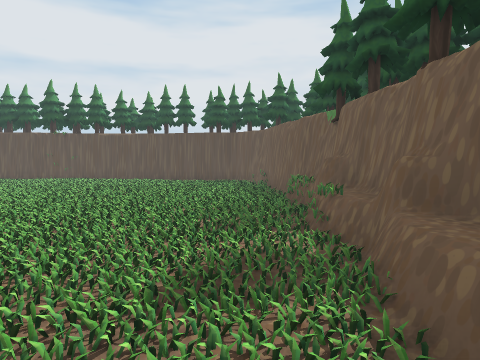
View 1 (above)

16 first-person views from a walk through a Unity game level. The camera is 1.4 m above the floor, tilts 4° down and sees 75° across. The floor is counted in squares, 1 m on a side. Each view is taken from the middle of a square. On the plan, view 1 faces up. The plan holds only what a view shows up to about 14 squares ahead; the rest is blank. The place goes on beyond the plan.

View 2
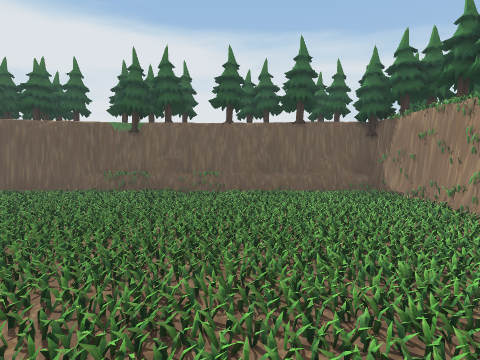

View 3
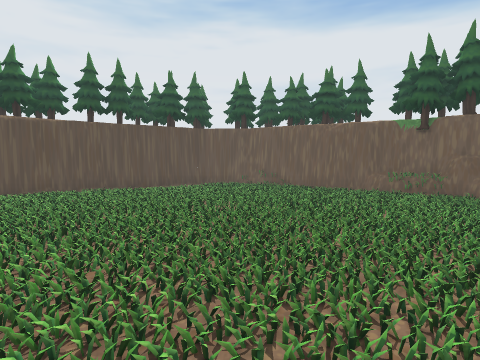

View 4
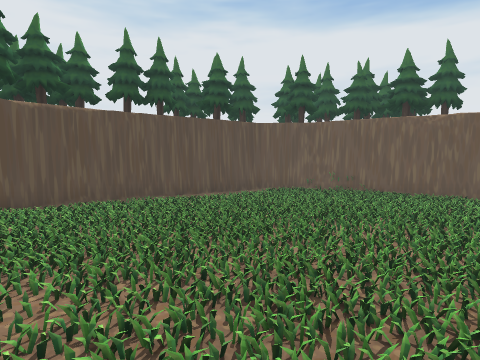

View 5
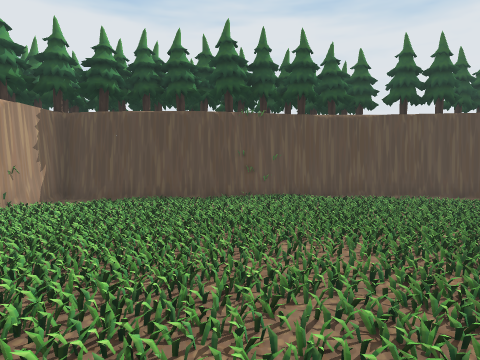

View 6
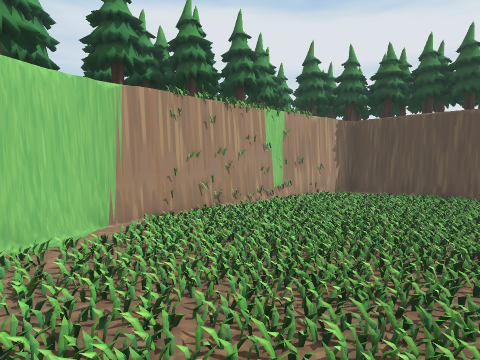

View 7
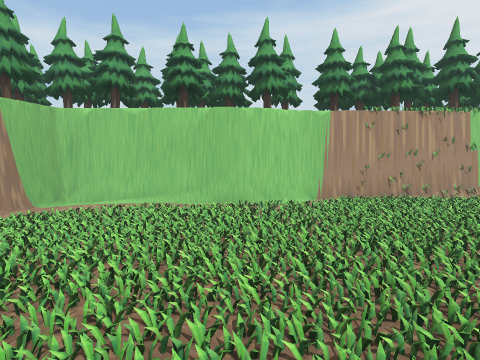

View 8
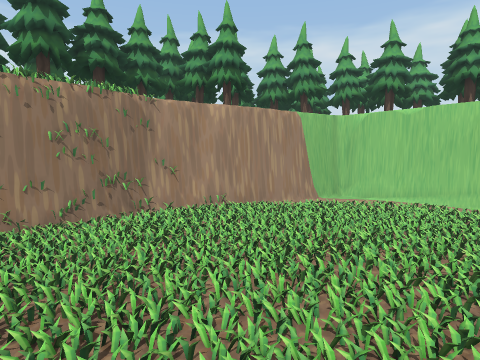

View 9
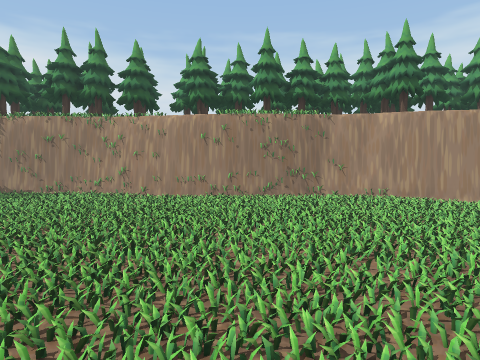

View 10
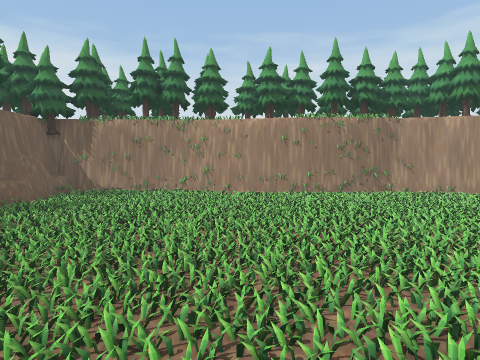

View 11
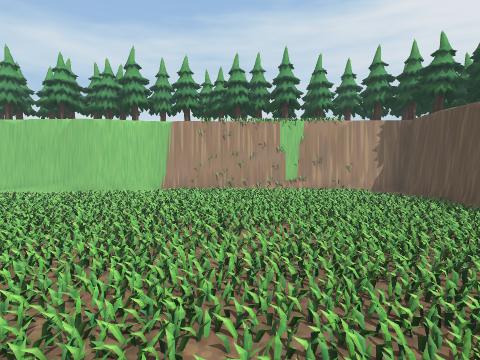

View 12
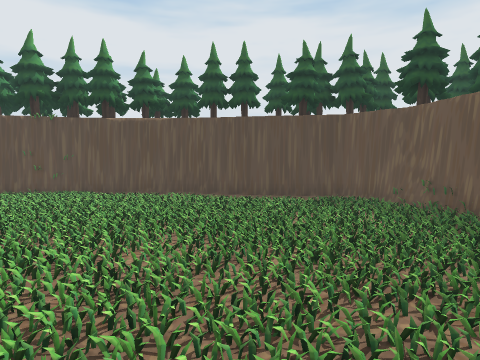

View 13
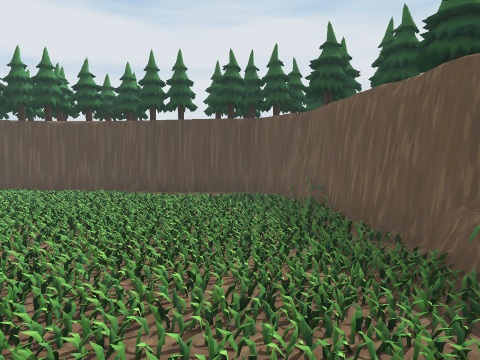

View 14
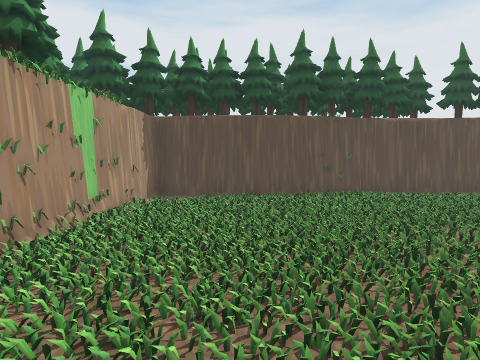

View 15
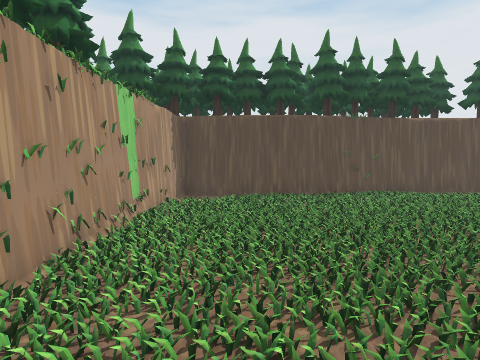

View 16
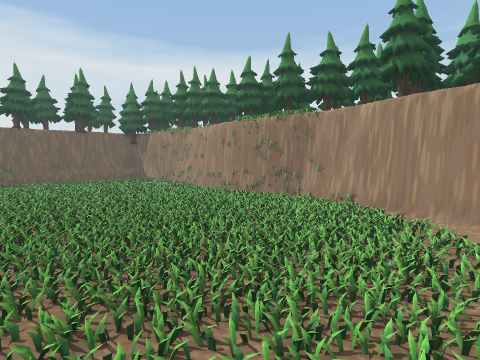

### Floor plan
Key: @ floor where view 1 was taken; # wall or solid block; . floor; ^ raised ledge.
Columns run from 19 left of view 1 to 3 right of it. Each row starts with its distance up from view 1.
 21         ######
 20  ########....#######
 19  #.................##
 18 ##..................#
 17 #...................##
 16 #....................#
 15 #....................#
 14 #....................#
 13 #....................#
 12 #....................#
 11 #....................##
 10 #....................^#
  9 #....................^#
  8 ##...................##
  7  #...................^#
  6  #...................^#
  5  #...................##
  4  #...................##
  3  #...................^#
  2  #...................^#
  1  ####................##
  0     ###########....@.##
 -1               #########

Where each view was taken, in squares from view 1:
view 1: 0 up, 0 right, facing up
view 2: 5 up, 11 left, facing right
view 3: 6 up, 11 left, facing up-right
view 4: 10 up, 11 left, facing up-right
view 5: 9 up, 12 left, facing up
view 6: 7 up, 12 left, facing up-left
view 7: 7 up, 8 left, facing left
view 8: 7 up, 7 left, facing down-left
view 9: 11 up, 8 left, facing down
view 10: 12 up, 5 left, facing down
view 11: 13 up, 5 left, facing left
view 12: 8 up, 4 left, facing up
view 13: 7 up, 1 left, facing up
view 14: 8 up, 15 left, facing up
view 15: 8 up, 16 left, facing up
view 16: 9 up, 17 left, facing down-right
